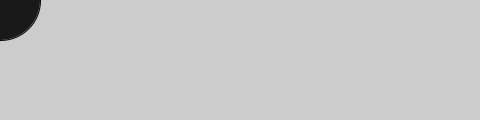
Frame 1 (no input)
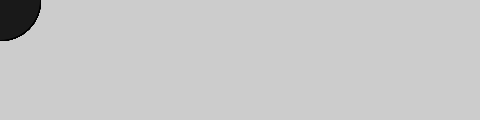
Frame 60 (the mouse pressed at the canvas centre just before this capture)
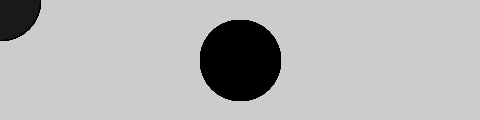
Frame 120 (the mouse held since frame 60 and released just before this capture)

The Processing sketch that drew these frames (run headless with seeded random() and noise(); from frame 60 on, the mouse is pressed at the canvas centre):

// Processing sketch: movie
// ── movie.pde
void setup()
{
   size(480,120);
   smooth();
}
void draw()
{
   if(mousePressed)
   {
      fill(0);
   }
   else
   {
      fill(25);
   }
   ellipse(mouseX,mouseY,80,80);
} 
